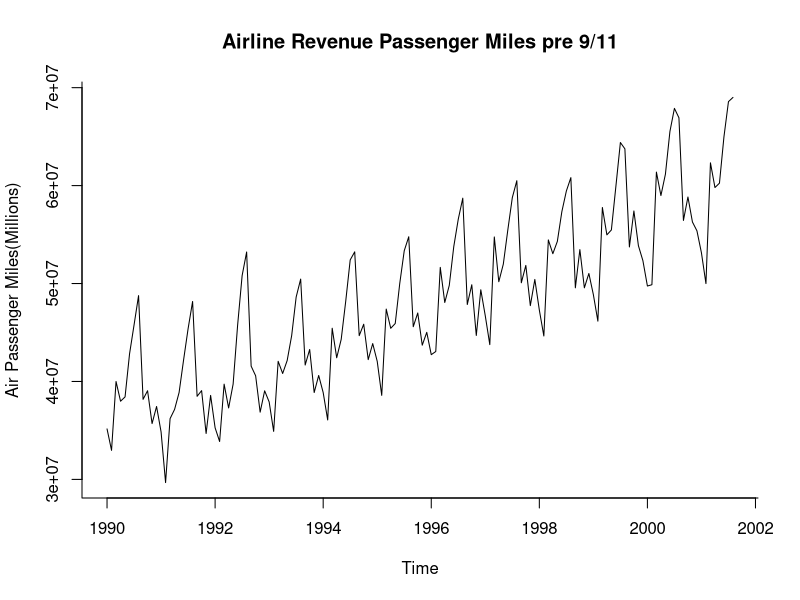
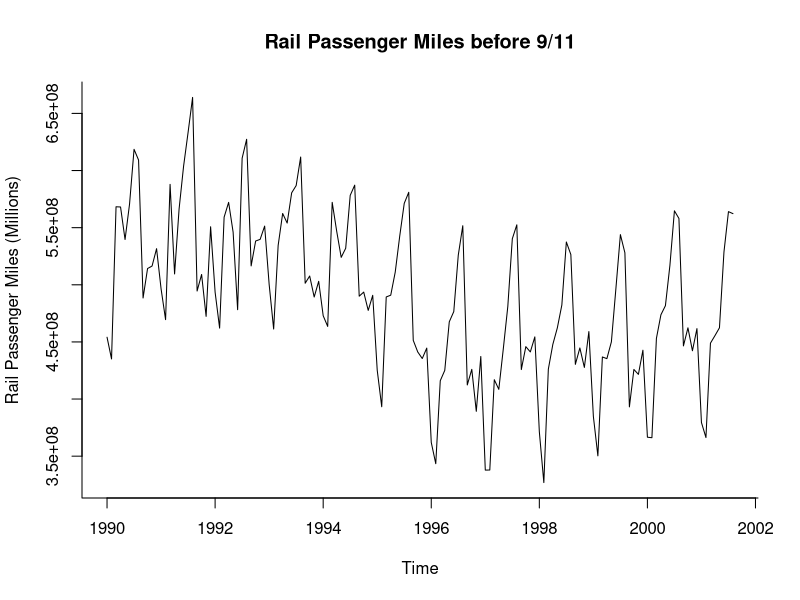

Source code (R) for these figures, in order: (Note: this script raises an error after producing the figures.)
## ---- chunk 1
Traveldata <- read.csv("Sept11Travel.csv")
Traveldata 
## ---- chunk 2
library(forecast)
set.seed(2018)
## ---- chunk 3
#pre-event time series for Air 
Air.ts <- ts(Traveldata$Air,  start = c(1990, 1), end = c(2001, 8), frequency = 12)
Air.ts
Air.plot <- plot(Air.ts, ylab = "Air Passenger Miles(Millions)", type="l", bty="l",  main = "Airline Revenue Passenger Miles pre 9/11")

#pre-event time series for Rail
Rail.ts <- ts(Traveldata$Rail,  start = c(1990, 1), end = c(2001, 8), frequency = 12)
Rail.ts
Rail.plot <- plot(Rail.ts, ylab = "Rail Passenger Miles (Millions)", type="l", bty="l", main = "Rail Passenger Miles before 9/11")

# Pre-event time series for Car
Vehicle.ts<- ts(Traveldata$VMT, start = c(1990, 1), end = c(2001,8), frequency = 12)
Vehicle.ts
VMTPlot<- plot(vehicle.ts, ylab = "Car Passenger Miles", type="l", bty="l", main = "Vehicle Passenger Miles pre 9/11")  
## ---- chunk 4
# split the data into training and validation
# suppress seasonality using the decompose function

require(xts)
library(scales)
Decompose_AirMultiplicative.ts=decompose(Air.ts,"multiplicative")
Adjusted_Air_multiplicative.ts <- Air.ts-Decompose_AirMultiplicative.ts$seasonal  #With Adjusted seasonality
#PCP <- ts(Adjusted_Air.ts/1000000, start = c(1991,1), end =c(2001,09), frequency = 12)
plot(Adjusted_Air_multiplicative.ts/1000000) 

Decompose_Air_Additive.ts=decompose(Air.ts,"additive")
Adjusted_Air_Additive.ts <- Air.ts-Decompose_Air_Additive.ts$seasonal  #With Adjusted seasonality
#PCP <- ts(Adjusted_Air.ts/1000000, start = c(1991,1), end =c(2001,09), frequency = 12)
plot(Adjusted_Air_Additive.ts/1000000) 

# Using  Decompose function to suppress Seasonality for Rail data
Decompose_Rail.ts=decompose(Rail.ts,"additive")
Adjusted_Rail.ts <- Rail.ts-Decompose_Rail.ts$seasonal  #With Adjusted seasonality
plot(Adjusted_Rail.ts/1000000) 

# Using  Decompose function to suppress Seasonality for Vehicle data
Decompose_Vehicle.ts=decompose(Vehicle.ts,"additive")
Adjusted_Vehicle.ts <- Vehicle.ts-Decompose_Vehicle.ts$seasonal  #With Adjusted seasonality
plot(Adjusted_Vehicle.ts) 

## ---- chunk 5
#Adding trend or season or Trend+season
AirMulti.lm <- tslm(Adjusted_Air_multiplicative.ts ~ trend)
summary(AirMulti.lm)

AirMulti.lm.season <- tslm(Adjusted_Air_multiplicative.ts ~ season)
summary(AirMulti.lm.season)

AirMulti.lm.seasonAndTrend <- tslm(Adjusted_Air_multiplicative.ts ~ trend+season)
summary(AirMulti.lm.seasonAndTrend)
plot(AirMulti.lm.seasonAndTrend$residuals)
AirMulti.lm.seasonAndTrend$residuals
## ---- chunk 6
Acf(AirMulti.lm.seasonAndTrend$residuals, lag.max = 12, main="")
#partial autocorrelation
Pacf(AirMulti.lm.seasonAndTrend$residuals, lag.max = 12, main="")
  
## ---- chunk 7
#adding linear trend for Air,rail and Vehicle
# adding linear trend for Air,rail and Vehicle
Air.lm <- tslm(Adjusted_Air_Additive.ts ~ trend)
summary(Air.lm)

Rail.lm <- tslm(Adjusted_Rail.ts ~ trend)
summary(Rail.lm)

Vehicle.lm <- tslm(Adjusted_Vehicle.ts ~ trend)
summary(Rail.lm)


# fitting Quadratic trend for Rail
Rail.lm <- tslm(Adjusted_Rail.ts ~ trend + I(trend^2))
summary(Rail.lm)

## ---- chunk 8
#  generate the naive and seasonal naive forecasts
Airnaive.pred <- forecast::naive(Adjusted_Air_Additive.ts, h = 36)
Airsnaive.pred <- forecast::snaive(Adjusted_Air_Additive.ts, h = 36)
Airnaive.pred
Airsnaive.pred

Railnaive.pred <- forecast::naive(Adjusted_Rail.ts, h = 36)
Railsnaive.pred <- forecast::snaive(Adjusted_Rail.ts, h = 36)
Railnaive.pred
Railsnaive.pred

Vehiclenaive.pred <- forecast::naive(Adjusted_Vehicle.ts, h = 36)
Vehiclesnaive.pred <- forecast::snaive(Adjusted_Vehicle.ts, h = 36)
Vehiclenaive.pred
Vehiclesnaive.pred
## ---- chunk 9
# plot forecasts and actuals in the training and validation sets
plot(AirTravel.ts,  ylab = "Air Travel", xlab = "Time", bty = "l", xaxt = "n", xlim = c(1990,2005), main = "") 
axis(1, at = seq(1990, 2005, 1), labels = format(seq(1990, 2005, 1)))
lines(Airnaive.pred$mean, lwd = 2, col = "blue", lty = 1)
lines(Airsnaive.pred$mean, lwd = 2, col = "red", lty = 1)
lines(c(2004.70 - 3, 2004.70 - 3), c(0, 700999930)) 
lines(c(2004.25, 2004.25), c(0, 700999930))
text(1994.25, 69103630, "Training")
text(2002.75, 69999990, "Validation")
text(2004.90, 69103630, "Future")
arrows(2001, 67000000, 1990, 67000000, code = 3, length = 0.1, lwd = 1,angle = 30)


plot(RailTravel.ts,  ylab = "Rail Travel", xlab = "Time", bty = "l", xaxt = "n", xlim = c(1990,2005), main = "") 
axis(1, at = seq(1990, 2005, 1), labels = format(seq(1990, 2005, 1)))
lines(Railnaive.pred$mean, lwd = 2, col = "blue", lty = 1)
lines(Railsnaive.pred$mean, lwd = 2, col = "red", lty = 1)
lines(c(2004.70 - 3, 2004.70 - 3), c(0, 804013874)) 
lines(c(2004.25, 2004.25), c(0, 804013874))
text(1996, 664013874, "Training")
text(2002.75, 664013874, "Validation")
text(2004.90, 664013874, "Future")
#arrows(2001, 630000000, 1990, 630000000, code = 3, length = 0.1, lwd = 1,angle = 30)
#arrows(2004.5 - 3, 2450, 2004, 2450, code = 3, length = 0.1, lwd = 1,angle = 30)
#arrows(2004.5, 2450, 2006, 2450, code = 3, length = 0.1, lwd = 1, angle = 30)
  
  plot(VehicleTravel.ts,  ylab = "Vehicle Travel", xlab = "Time", bty = "l", xaxt = "n", xlim = c(1990,2005), main = "") 
  axis(1, at = seq(1990, 2005, 1), labels = format(seq(1990, 2005, 1)))
  lines(Vehiclenaive.pred$mean, lwd = 2, col = "blue", lty = 1)
  lines(Vehiclesnaive.pred$mean, lwd = 2, col = "red", lty = 1)
  lines(c(2004.70 - 3, 2004.70 - 3), c(0, 350)) 
  lines(c(2004.25, 2004.25), c(0, 270))
  text(1994.25, 240, "Training")
  text(2002.75, 255, "Validation")
  text(2004.90, 240, "Future")
arrows(2001, 67000000, 1990, 67000000, code = 3, length = 0.1, lwd = 1,angle = 30)
